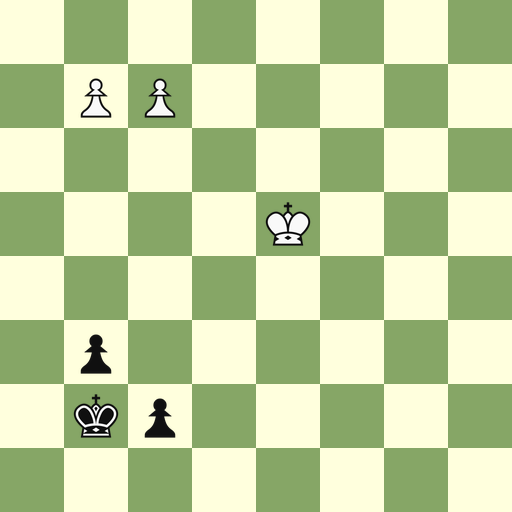
#> input picture tests/fixtures/board_endgame_alpha.png, 512 x 512 px
$ python -i board_detect.py   (imports and definitions only)
#> lines starting #> are read from the running program, lines starting #| are printed output that depends on the picture; after the words box and inside, x2 and y2 are one past the last pixel; in counts of white or black regions, pixels touching at a corner belong together
#> further down, picture is the input picture: shape (512, 512, 3); mean B, G, R 160.7, 208.7, 193.1
import cv2
import numpy as np

Region = tuple[int, int, int, int]


def _get_all_sequences(seq, min_seq_len=7, err_px=5):
    """All subsequences with common spacing (within err_px) of length >= min_seq_len."""
    if len(seq) < min_seq_len:
        return []
    seqs = []
    for i in range(len(seq) - 1):
        for j in range(i + 1, len(seq)):
            duplicate = False
            for prev in seqs:
                for k in range(len(prev) - 1):
                    if seq[i] == prev[k] and seq[j] == prev[k + 1]:
                        duplicate = True
            if duplicate:
                continue
            d = seq[j] - seq[i]
            if d < err_px:
                continue
            s = [seq[i], seq[j]]
            n = s[-1] + d
            while np.abs(seq - n).min() < err_px:
                n = seq[np.abs(seq - n).argmin()]
                s.append(n)
                n = s[-1] + d
            if len(s) >= min_seq_len:
                seqs.append(np.array(s))
    return seqs


def _nonmax_suppress_1d(arr, winsize=5):
    out = arr.copy()
    for i in range(out.size):
        left = arr[max(0, i - winsize):i] if i > 0 else np.zeros(1)
        right = arr[i + 1:min(arr.size - 1, i + winsize)] if i < out.size - 2 else np.zeros(1)
        if left.size and arr[i] < left.max():
            out[i] = 0
        elif right.size and arr[i] <= right.max():
            out[i] = 0
    return out


def _trim_sequence(seq, vals):
    if len(seq) > 9:
        while len(seq) > 7:
            if vals[0] > vals[-1]:
                seq, vals = seq[:-1], vals[:-1]
            else:
                seq, vals = seq[1:], vals[1:]
    return seq, vals


def _crop_padded(img, x0, y0, x1, y1):
    h, w = img.shape
    out = np.zeros((y1 - y0, x1 - x0), img.dtype)
    sx0, sy0 = max(0, x0), max(0, y0)
    sx1, sy1 = min(w, x1), min(h, y1)
    if sx1 > sx0 and sy1 > sy0:
        out[sy0 - y0:sy1 - y0, sx0 - x0:sx1 - x0] = img[sy0:sy1, sx0:sx1]
    return out


def detect_chessboard_corners(gray: np.ndarray, noise_threshold: float = 8000) -> np.ndarray | None:
#> called with noise_threshold = 8000
    grad_rows, grad_cols = np.gradient(gray.astype(float))
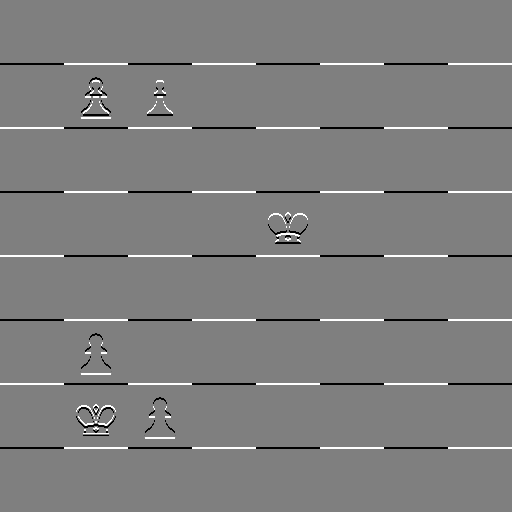
#> grad_rows: shape (512, 512) float64; min -127.5, max 127.5, mean 0; drawn with min black and max white
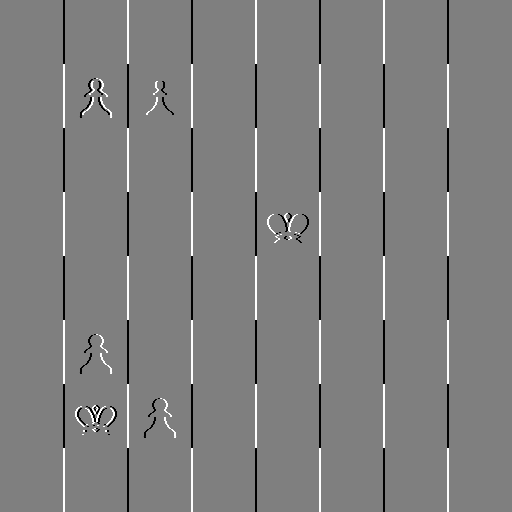
#> grad_cols: shape (512, 512) float64; min -127.5, max 127.5, mean 0; drawn with min black and max white
    r_pos, r_neg = np.clip(grad_rows, 0, None), np.clip(-grad_rows, 0, None)
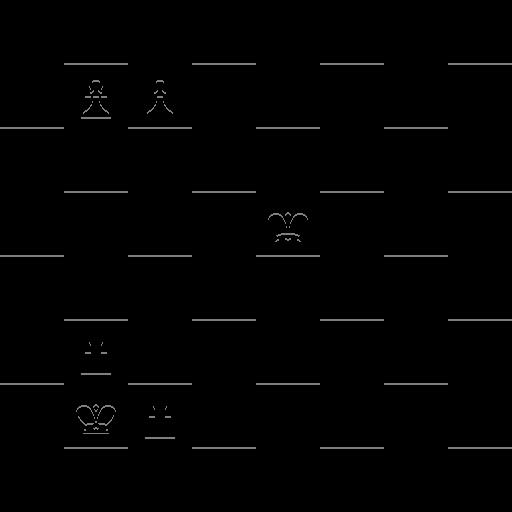
#> r_pos: shape (512, 512) float64; min 0, max 127.5, mean 2.1
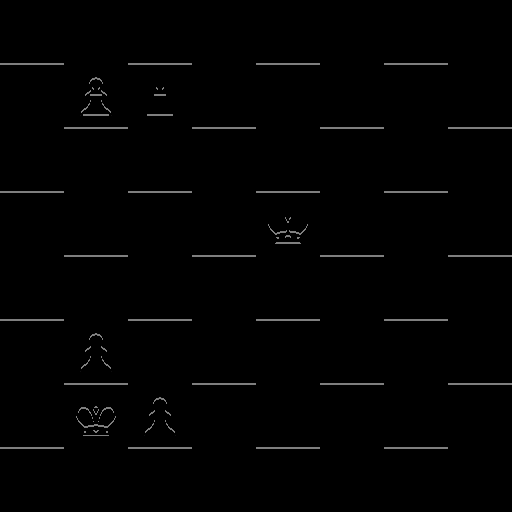
#> r_neg: shape (512, 512) float64; min 0, max 127.5, mean 2.1
    c_pos, c_neg = np.clip(grad_cols, 0, None), np.clip(-grad_cols, 0, None)
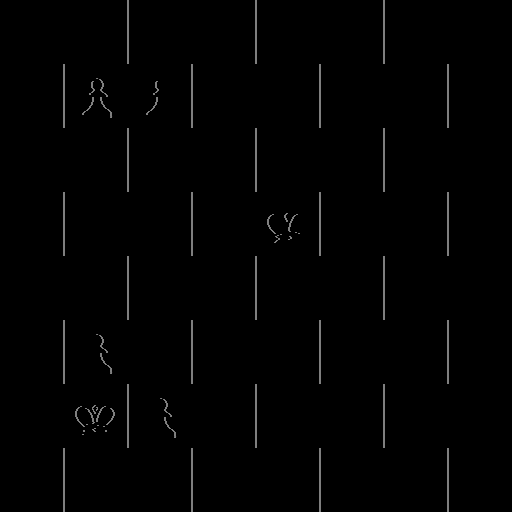
#> c_pos: shape (512, 512) float64; min 0, max 127.5, mean 2.1
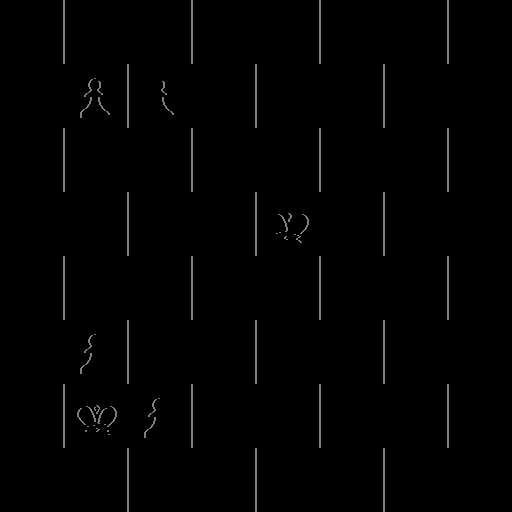
#> c_neg: shape (512, 512) float64; min 0, max 127.5, mean 2.1

    hough_rows = r_pos.sum(axis=1) * r_neg.sum(axis=1)
#> hough_rows = 512 values, max 1.07e+09 at index 63, min 0 at index 0, mean 29206644.9
    hough_cols = c_pos.sum(axis=0) * c_neg.sum(axis=0)
#> hough_cols = 512 values, max 1.07e+09 at index 63, min 0 at index 0, mean 29277997.1

    if min(hough_rows.std() / hough_rows.size, hough_cols.std() / hough_cols.size) < noise_threshold:
        return None

    hough_rows = _nonmax_suppress_1d(hough_rows) / hough_rows.max()
#> in _nonmax_suppress_1d, `out = arr.copy()`: out has the same summary as hough_rows in detect_chessboard_corners
#> the loop in _nonmax_suppress_1d, `for i in range(out.size):` made 512 passes
#> left on passes 6 to 8: [0, 0, 0, 0, 0], [0, 0, 0, 0, 0], [0, 0, 0, 0, 0]
#> after the loop in _nonmax_suppress_1d, `for i in range(out.size):`: out = 512 values, max 1.07e+09 at index 64, min 0 at index 0, mean 14592775.4
#> hough_rows = 512 values, max 1 at index 64, min 0 at index 0, mean 0.0137
    hough_cols = _nonmax_suppress_1d(hough_cols) / hough_cols.max()
#> the loop in _nonmax_suppress_1d (call 2), `for i in range(out.size):` made 512 passes
#> hough_cols has the same summary as hough_rows
    hough_rows[hough_rows < 0.2] = 0
    hough_cols[hough_cols < 0.2] = 0

    lines_y = np.where(hough_rows)[0]
#> lines_y = [64, 128, 192, 256, 320, 384, 448]
    lines_x = np.where(hough_cols)[0]
#> lines_x = [64, 128, 192, 256, 320, 384, 448]
    vals_y = hough_rows[lines_y]
#> vals_y = [1, 1, 1, 1, 1, 1, 1]
    vals_x = hough_cols[lines_x]
#> vals_x = [1, 1, 1, 1, 1, 1, 1]

    seqs_y = _get_all_sequences(lines_y)
#> the loop in _get_all_sequences, `for i in range(len(seq) - 1):` made 6 passes
#> after the loop in _get_all_sequences, `for i in range(len(seq) - 1):`: seqs = [[64, 128, 192, 256, 320, 384, 448]]
#> seqs_y = [[64, 128, 192, 256, 320, 384, 448]]
    seqs_x = _get_all_sequences(lines_x)
#> the loop in _get_all_sequences (call 2), `for i in range(len(seq) - 1):` made 6 passes
#> seqs_x = [[64, 128, 192, 256, 320, 384, 448]]
    if not seqs_y or not seqs_x:
        return None

    seqs_y_vals = [vals_y[[v in seq for v in lines_y]] for seq in seqs_y]
#> seqs_y_vals = [[1, 1, 1, 1, 1, 1, 1]]
    seqs_x_vals = [vals_x[[v in seq for v in lines_x]] for seq in seqs_x]
#> seqs_x_vals = [[1, 1, 1, 1, 1, 1, 1]]
    for i in range(len(seqs_y)):
        seqs_y[i], seqs_y_vals[i] = _trim_sequence(seqs_y[i], seqs_y_vals[i])
#> this loop made 1 pass
    for i in range(len(seqs_x)):
        seqs_x[i], seqs_x_vals[i] = _trim_sequence(seqs_x[i], seqs_x_vals[i])

    best_y = seqs_y[int(np.argmax([np.mean(v) for v in seqs_y_vals]))]
#> best_y = [64, 128, 192, 256, 320, 384, 448]
    best_x = seqs_x[int(np.argmax([np.mean(v) for v in seqs_x_vals]))]
#> best_x = [64, 128, 192, 256, 320, 384, 448]

    sub_y = [best_y[k:k + 7] for k in range(len(best_y) - 6)]
#> sub_y = [[64, 128, 192, 256, 320, 384, 448]]
    sub_x = [best_x[k:k + 7] for k in range(len(best_x) - 6)]
#> sub_x = [[64, 128, 192, 256, 320, 384, 448]]

    dy = int(np.median(np.diff(best_y)))
#> dy = 64
    dx = int(np.median(np.diff(best_x)))
#> dx = 64
    x0, y0 = int(best_x[0] - dx), int(best_y[0] - dy)
#> x0 = 0; y0 = 0
    x1, y1 = int(best_x[-1] + dx), int(best_y[-1] + dy)
#> x1 = 512; y1 = 512
    crop = _crop_padded(gray, x0, y0, x1, y1)
#> in _crop_padded, `out = np.zeros((y1 - y0, x1 - x0), img.dtype)`: out: shape (512, 512); every value is 0
#> in _crop_padded, `sx0, sy0 = max(0, x0), max(0, y0)`: sx0 = 0
#> in _crop_padded, `sx1, sy1 = min(w, x1), min(h, y1)`: sx1 = 512

    quad = np.ones([8, 8])
    kernel = np.vstack([np.hstack([quad, -quad]), np.hstack([-quad, quad])])
    kernel = np.tile(kernel, (4, 4))
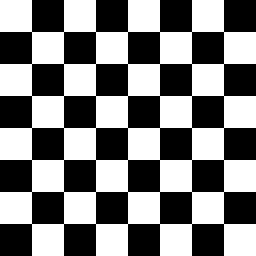
#> kernel: shape (64, 64) float64 (shown 4 times larger); values -1 (black) and 1 (white), 50% white; 1 white region, box (x1, y1, x2, y2) and area: (0, 0, 64, 64) 2048
    kernel = kernel / np.linalg.norm(kernel)

    best_score = None
    final = None
    for sx in sub_x:
        for sy in sub_y:
            rx0 = int(sx[0] - dx - x0)
            ry0 = int(sy[0] - dy - y0)
            rx1 = int(sx[-1] + dx - x0)
            ry1 = int(sy[-1] + dy - y0)
            sub = crop[max(0, ry0):ry1, max(0, rx0):rx1]
            if sub.size == 0:
                continue
            sub = cv2.resize(sub, (64, 64), interpolation=cv2.INTER_NEAREST)
            score = abs(float(np.sum(kernel * sub)))
            if best_score is None or score > best_score:
                best_score = score
                final = np.array([rx0 + x0, ry0 + y0, rx1 + x0, ry1 + y0])
#> this loop made 1 pass
#> after the loop, best_score = 7972.7; final = [0, 0, 512, 512]
    return final


def locate_board(img_bgr: np.ndarray) -> Region | None:
    _, thresh = cv2.threshold(img_bgr, 169, 255, cv2.THRESH_BINARY)
    gray = cv2.cvtColor(thresh, cv2.COLOR_BGR2GRAY)
    corners = detect_chessboard_corners(gray)
#> corners = [0, 0, 512, 512]
    if corners is None:
        return None
    x0, y0, x1, y1 = (int(v) for v in corners)
#> x0 = 0; y0 = 0; x1 = 512; y1 = 512
    w, h = x1 - x0, y1 - y0
#> w = 512; h = 512
    if h <= 0 or w <= 0 or abs(1 - w / h) > 0.05:
        return None
    height, width = gray.shape
#> height = 512; width = 512
    return (max(0, x0), max(0, y0), min(width, x1), min(height, y1))

>>> import cv2
>>> picture = cv2.imread('../../tests/fixtures/board_endgame_alpha.png')
>>> result = locate_board(picture)
#> result = (0, 0, 512, 512)

$ run again, on tests/fixtures/board_startpos_cburnett.png
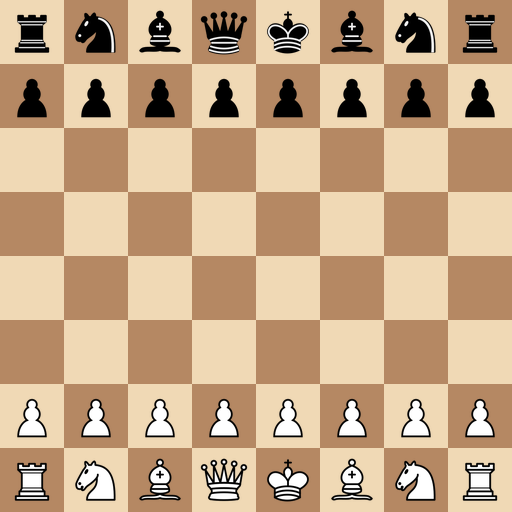
#> input picture tests/fixtures/board_startpos_cburnett.png, 512 x 512 px
#> picture is the input picture: shape (512, 512, 3); mean B, G, R 134.8, 167.6, 198
#> in detect_chessboard_corners, `grad_rows, grad_cols = np.gradient(gray.astype(float))`:
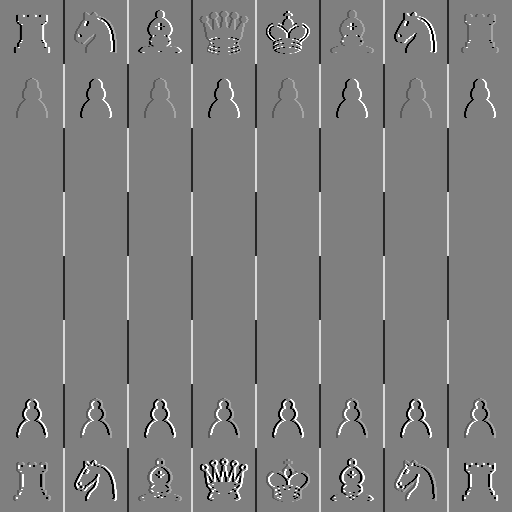
#> grad_cols: shape (512, 512) float64; min -127.5, max 127.5, mean 0; drawn with min black and max white
#> in detect_chessboard_corners, `c_pos, c_neg = np.clip(grad_cols, 0, None), np.clip(-grad_cols, 0, None)`:
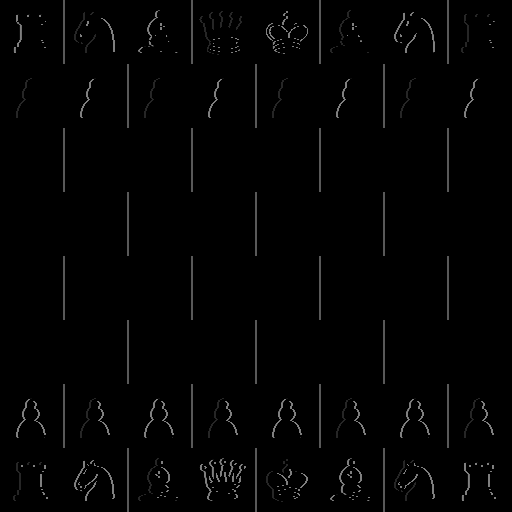
#> c_neg: shape (512, 512) float64; min 0, max 127.5, mean 2.9
#> in detect_chessboard_corners, `hough_rows = r_pos.sum(axis=1) * r_neg.sum(axis=1)`: hough_rows = 512 values, max 524959744 at index 63, min 0 at index 0, mean 17936395.7
#> in detect_chessboard_corners, `hough_cols = c_pos.sum(axis=0) * c_neg.sum(axis=0)`: hough_cols = 512 values, max 524959744 at index 63, min 0 at index 0, mean 15637461.9
#> in _nonmax_suppress_1d, `out = arr.copy()`: out has the same summary as hough_rows in detect_chessboard_corners
#> the loop in _nonmax_suppress_1d, `for i in range(out.size):` made 512 passes
#> (left, right) on passes 1, 2, 12: ([0], [0, 0, 0, 0]), ([0], [0, 0, 0, 0]), ([0, 0, 0, 0, 0], [0, 0, 0, 3593172.5])
#> after the loop in _nonmax_suppress_1d, `for i in range(out.size):`: out = 512 values, max 524959744 at index 64, min 0 at index 0, mean 8097376
#> in detect_chessboard_corners, `hough_rows = _nonmax_suppress_1d(hough_rows) / hough_rows.max()`: hough_rows = 512 values, max 1 at index 64, min 0 at index 0, mean 0.0154
#> the loop in _nonmax_suppress_1d (call 2), `for i in range(out.size):` made 512 passes
#> (left, right) on passes 1, 2, 13: ([0], [0, 0, 0, 0]), ([0], [0, 0, 0, 0]), ([0, 0, 0, 0, 0], [0, 0, 0, 546592.5])
#> in detect_chessboard_corners, `hough_cols = _nonmax_suppress_1d(hough_cols) / hough_cols.max()`: hough_cols = 512 values, max 1 at index 64, min 0 at index 0, mean 0.014
#> lines_y = [64, 128, 192, 256, 320, 384, 448, 499]
#> lines_x = [64, 128, 192, 256, 320, 384, 448]
#> vals_y = [1, 1, 1, 1, 1, 1, 1, 0.259]
#> vals_x = [1, 1, 1, 1, 1, 1, 1]
#> the loop in _get_all_sequences, `for i in range(len(seq) - 1):` made 7 passes
#> after the loop in _get_all_sequences, `for i in range(len(seq) - 1):`: seqs = [[64, 128, 192, 256, 320, 384, 448]]
#> the loop in _get_all_sequences (call 2), `for i in range(len(seq) - 1):` made 6 passes
#> seqs_y_vals = [[1, 1, 1, 1, 1, 1, 1]]
#> the loop in detect_chessboard_corners, `for i in range(len(seqs_y)):` made 1 pass
#> the loop in detect_chessboard_corners, `for i in range(len(seqs_x)):` made 1 pass
#> best_y = [64, 128, 192, 256, 320, 384, 448]
#> sub_y = [[64, 128, 192, 256, 320, 384, 448]]
#> dy = 64
#> in detect_chessboard_corners, `x0, y0 = int(best_x[0] - dx), int(best_y[0] - dy)`: x0 = 0
#> in detect_chessboard_corners, `x1, y1 = int(best_x[-1] + dx), int(best_y[-1] + dy)`: x1 = 512
#> sx0 = 0
#> sx1 = 512
#> the loop in detect_chessboard_corners, `for sx in sub_x:` made 1 pass
#> after the loop in detect_chessboard_corners, `for sx in sub_x:`: best_score = 5107.7; final = [0, 0, 512, 512]
#> in locate_board, `x0, y0, x1, y1 = (int(v) for v in corners)`: x0 = 0; x1 = 512
#> result = (0, 0, 512, 512)
